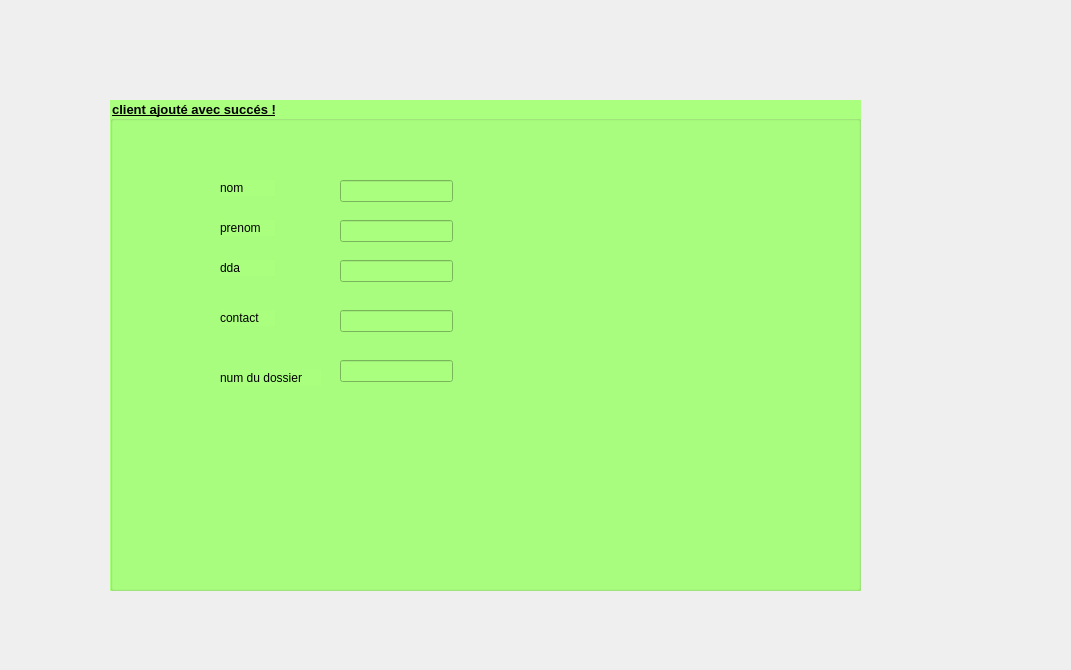
<?xml version="1.0" encoding="UTF-8"?>
<ui version="4.0">
 <class>afficher</class>
 <widget class="QDialog" name="afficher">
  <property name="geometry">
   <rect>
    <x>0</x>
    <y>0</y>
    <width>1071</width>
    <height>670</height>
   </rect>
  </property>
  <property name="windowTitle">
   <string>Dialog</string>
  </property>
  <widget class="QGroupBox" name="groupBox">
   <property name="geometry">
    <rect>
     <x>110</x>
     <y>100</y>
     <width>751</width>
     <height>491</height>
    </rect>
   </property>
   <property name="font">
    <font>
     <family>MS Shell Dlg 2</family>
     <pointsize>10</pointsize>
     <weight>75</weight>
     <bold>true</bold>
     <underline>true</underline>
    </font>
   </property>
   <property name="styleSheet">
    <string notr="true">background-color: rgb(170, 255, 127);</string>
   </property>
   <property name="title">
    <string>client ajouté avec succés !</string>
   </property>
   <widget class="QLabel" name="label">
    <property name="geometry">
     <rect>
      <x>110</x>
      <y>80</y>
      <width>55</width>
      <height>16</height>
     </rect>
    </property>
    <property name="text">
     <string>nom</string>
    </property>
   </widget>
   <widget class="QLabel" name="label_2">
    <property name="geometry">
     <rect>
      <x>110</x>
      <y>120</y>
      <width>55</width>
      <height>16</height>
     </rect>
    </property>
    <property name="text">
     <string>prenom</string>
    </property>
   </widget>
   <widget class="QLabel" name="label_3">
    <property name="geometry">
     <rect>
      <x>110</x>
      <y>160</y>
      <width>55</width>
      <height>16</height>
     </rect>
    </property>
    <property name="text">
     <string>dda</string>
    </property>
   </widget>
   <widget class="QLabel" name="label_4">
    <property name="geometry">
     <rect>
      <x>110</x>
      <y>210</y>
      <width>55</width>
      <height>16</height>
     </rect>
    </property>
    <property name="text">
     <string>contact</string>
    </property>
   </widget>
   <widget class="QLabel" name="label_5">
    <property name="geometry">
     <rect>
      <x>110</x>
      <y>270</y>
      <width>101</width>
      <height>16</height>
     </rect>
    </property>
    <property name="text">
     <string>num du dossier</string>
    </property>
   </widget>
   <widget class="QLineEdit" name="lineEdit">
    <property name="geometry">
     <rect>
      <x>230</x>
      <y>80</y>
      <width>113</width>
      <height>22</height>
     </rect>
    </property>
   </widget>
   <widget class="QLineEdit" name="lineEdit_2">
    <property name="geometry">
     <rect>
      <x>230</x>
      <y>120</y>
      <width>113</width>
      <height>22</height>
     </rect>
    </property>
   </widget>
   <widget class="QLineEdit" name="lineEdit_3">
    <property name="geometry">
     <rect>
      <x>230</x>
      <y>160</y>
      <width>113</width>
      <height>22</height>
     </rect>
    </property>
   </widget>
   <widget class="QLineEdit" name="lineEdit_4">
    <property name="geometry">
     <rect>
      <x>230</x>
      <y>210</y>
      <width>113</width>
      <height>22</height>
     </rect>
    </property>
   </widget>
   <widget class="QLineEdit" name="lineEdit_5">
    <property name="geometry">
     <rect>
      <x>230</x>
      <y>260</y>
      <width>113</width>
      <height>22</height>
     </rect>
    </property>
   </widget>
  </widget>
 </widget>
 <resources/>
 <connections/>
</ui>
